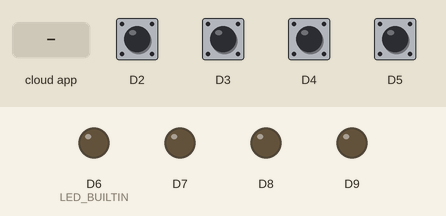
Simulated run of this sketch. Board: Arduino MKR. Shown: output pins drawn as LEDs (lit = HIGH). The inputs (shaded band) are chosen by the test bench; at power-on: D2–5 HIGH. WiFi joins after 1.5 s; servers stay silent unless stated.

Above: at 4.2 s.
4.3 s: D2 pulled LOW for 0.15 s
At 5.4 s:
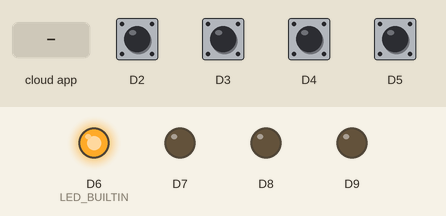
5.9 s: D3 pulled LOW for 0.15 s
At 6.6 s:
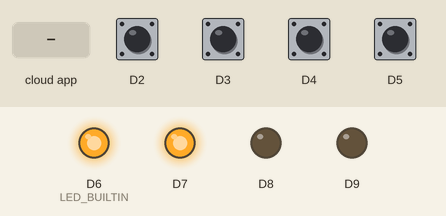
7.5 s: D4 pulled LOW for 0.15 s
At 7.9 s:
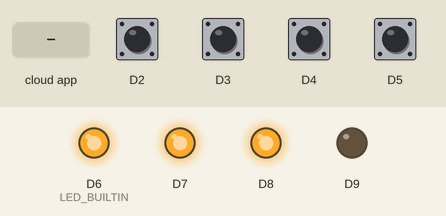
9.1 s: D5 pulled LOW for 0.15 s
At 10.3 s:
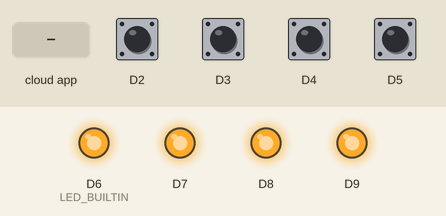
10.7 s: the phone or cloud app sets presa1 to 0
At 11.2 s:
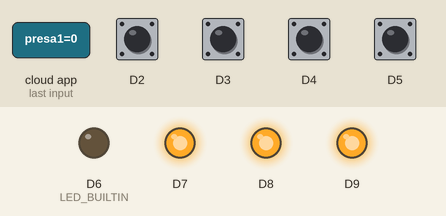
12.2 s: the phone or cloud app sets presa2 to 0
At 13.6 s:
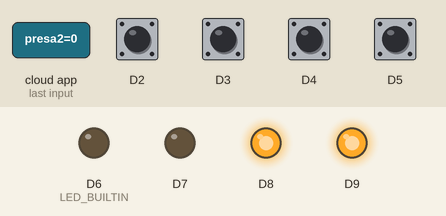
Timing chart, 0 to 14.7 s (numbered marks = the images above; inputs shaded):
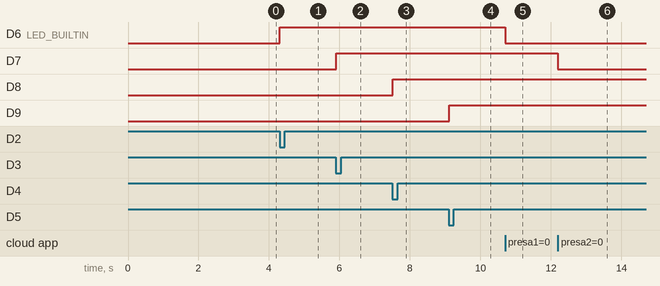

Measured:
- after the input at 4.3 s, D6 (LED_BUILTIN): LOW → HIGH at once
- after the input at 5.9 s, D7: LOW → HIGH at once
- after the input at 7.5 s, D8: LOW → HIGH at once
- after the input at 9.1 s, D9: LOW → HIGH at once
- after the input at 10.7 s, D6 (LED_BUILTIN): HIGH → LOW at once
- after the input at 12.2 s, D7: HIGH → LOW at once

The sketch:

smart_plug.ino
```cpp
#include "arduino_secrets.h"
#include "thingProperties.h"

int statopulsante1 = LOW;
int statopresa1 = LOW;
int statopulsante2 = LOW;
int statopresa2 = LOW;
int statopulsante3 = LOW;
int statopresa3 = LOW;
int statopulsante4 = LOW;
int statopresa4 = LOW;

void setup() {
  pinMode(LED_BUILTIN, OUTPUT);
  digitalWrite(LED_BUILTIN, LOW);
  pinMode(2, INPUT_PULLUP);
  pinMode(3, INPUT_PULLUP);
  pinMode(4, INPUT_PULLUP);
  pinMode(5, INPUT_PULLUP);
  pinMode(6, OUTPUT);
  pinMode(7, OUTPUT);
  pinMode(8, OUTPUT);
  pinMode(9, OUTPUT);
  digitalWrite(6, LOW);
  digitalWrite(7, LOW);
  digitalWrite(8, LOW);
  digitalWrite(9, LOW);
  Serial.begin(9600);
  delay(1500);
  initProperties();
  ArduinoCloud.begin(ArduinoIoTPreferredConnection);
  setDebugMessageLevel(3);
  ArduinoCloud.printDebugInfo();
 }

void loop() {
  ArduinoCloud.update();
  int  pulsante1 = digitalRead(2);
  int  pulsante2 = digitalRead(3);
  int  pulsante3 = digitalRead(4);
  int  pulsante4 = digitalRead(5);

  if (pulsante1 != statopulsante1 and pulsante1 == LOW) {
    statopresa1 = !statopresa1;
    digitalWrite(6, statopresa1);
    presa1 = statopresa1;
  }
  if (pulsante2 != statopulsante2 and pulsante2 == LOW) {
    statopresa2 = !statopresa2;
    digitalWrite(7, statopresa2);
    presa2  = statopresa2;
  }
  if (pulsante3 != statopulsante3 and pulsante3 == LOW) {
    statopresa3 = !statopresa3;
    digitalWrite(8, statopresa3);
    presa3 = statopresa3;
  }
  if (pulsante4 != statopulsante4 and pulsante4 == LOW) {
    statopresa4 = !statopresa4;
    digitalWrite(9, statopresa4);
    presa4 = statopresa4;
  }

  statopulsante1 = pulsante1;
  statopulsante2 = pulsante2;
  statopulsante3 = pulsante3;
  statopulsante4 = pulsante4;
  delay(10);
}


void onPresa1Change() {
  statopresa1 = presa1;
  digitalWrite(6, statopresa1);
}

void onPresa2Change() {
  statopresa2 = presa2;
  digitalWrite(7, statopresa2);
}

void onPresa3Change() {
  statopresa3 = presa3;
  digitalWrite(8, statopresa3);
}

void onPresa4Change() {
  statopresa4 = presa4;
  digitalWrite(9, statopresa4);
}
```

arduino_secrets.h
```cpp
#define SECRET_SSID "*******"
#define SECRET_PASS "*******"
```

thingProperties.h
```cpp
#include <ArduinoIoTCloud.h>
#include <Arduino_ConnectionHandler.h>


const char THING_ID[] = "180b4ac2-c614-487f-a02b-4da24797b553";

const char SSID[]     = SECRET_SSID;    // Network SSID (name)
const char PASS[]     = SECRET_PASS;    // Network password (use for WPA, or use as key for WEP)

void onPresa1Change();
void onPresa2Change();
void onPresa3Change();
void onPresa4Change();

CloudSmartPlug presa1;
CloudSmartPlug presa2;
CloudSmartPlug presa3;
CloudSmartPlug presa4;

void initProperties(){

  ArduinoCloud.setThingId(THING_ID);
  ArduinoCloud.addProperty(presa1, READWRITE, ON_CHANGE, onPresa1Change);
  ArduinoCloud.addProperty(presa2, READWRITE, ON_CHANGE, onPresa2Change);
  ArduinoCloud.addProperty(presa3, READWRITE, ON_CHANGE, onPresa3Change);
  ArduinoCloud.addProperty(presa4, READWRITE, ON_CHANGE, onPresa4Change);

}

WiFiConnectionHandler ArduinoIoTPreferredConnection(SSID, PASS);
```
